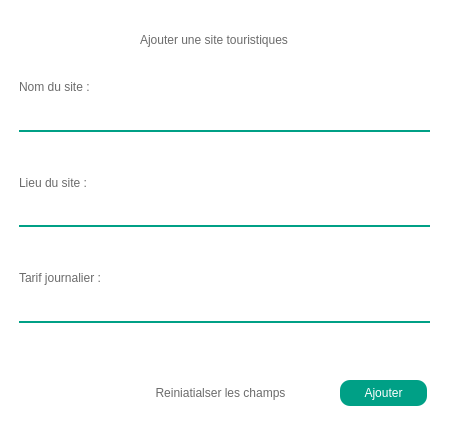
<?xml version="1.0" encoding="UTF-8"?>
<ui version="4.0">
 <class>addSiteBox</class>
 <widget class="QDialog" name="addSiteBox">
  <property name="geometry">
   <rect>
    <x>0</x>
    <y>0</y>
    <width>450</width>
    <height>430</height>
   </rect>
  </property>
  <property name="minimumSize">
   <size>
    <width>450</width>
    <height>430</height>
   </size>
  </property>
  <property name="maximumSize">
   <size>
    <width>450</width>
    <height>430</height>
   </size>
  </property>
  <property name="windowTitle">
   <string>Dialog</string>
  </property>
  <property name="styleSheet">
   <string notr="true">background-color: rgb(255, 255, 255);
color:#6b6b6b;
border:none;
border-radius:10px;</string>
  </property>
  <widget class="QPushButton" name="confirmAddSiteBtn">
   <property name="geometry">
    <rect>
     <x>340</x>
     <y>380</y>
     <width>87</width>
     <height>26</height>
    </rect>
   </property>
   <property name="styleSheet">
    <string notr="true">background-color:#00A086;
color: rgb(255, 255, 255);</string>
   </property>
   <property name="text">
    <string>Ajouter</string>
   </property>
  </widget>
  <widget class="QPushButton" name="Reset">
   <property name="geometry">
    <rect>
     <x>130</x>
     <y>380</y>
     <width>181</width>
     <height>26</height>
    </rect>
   </property>
   <property name="text">
    <string>Reiniatialser les champs</string>
   </property>
  </widget>
  <widget class="QWidget" name="verticalLayoutWidget">
   <property name="geometry">
    <rect>
     <x>19</x>
     <y>79</y>
     <width>411</width>
     <height>281</height>
    </rect>
   </property>
   <layout class="QVBoxLayout" name="verticalLayout">
    <item>
     <widget class="QLabel" name="label_2">
      <property name="text">
       <string>Nom du site :</string>
      </property>
     </widget>
    </item>
    <item>
     <widget class="QLineEdit" name="nomSiteEdit">
      <property name="styleSheet">
       <string notr="true">border-top:none;
                  border-left:none;
                  border-right:none;
                  border-bottom:1.5px solid #00a086;
                  margin-bottom:15px;
                  padding-bottom:5px;
                  min-height:24px;
border-radius:0;</string>
      </property>
     </widget>
    </item>
    <item>
     <widget class="QLabel" name="messageNom">
      <property name="styleSheet">
       <string notr="true">color: rgb(255, 0, 0);</string>
      </property>
      <property name="text">
       <string/>
      </property>
     </widget>
    </item>
    <item>
     <widget class="QLabel" name="label">
      <property name="text">
       <string>Lieu du site :</string>
      </property>
     </widget>
    </item>
    <item>
     <widget class="QLineEdit" name="lieuSiteEdit">
      <property name="styleSheet">
       <string notr="true">border-top:none;
                  border-left:none;
                  border-right:none;
                  border-bottom:1.5px solid #00a086;
                  margin-bottom:15px;
                  padding-bottom:5px;
                  min-height:24px;
border-radius:0;</string>
      </property>
     </widget>
    </item>
    <item>
     <widget class="QLabel" name="messageLieu">
      <property name="styleSheet">
       <string notr="true">color: rgb(255, 0, 0);</string>
      </property>
      <property name="text">
       <string/>
      </property>
     </widget>
    </item>
    <item>
     <widget class="QLabel" name="label_3">
      <property name="text">
       <string>Tarif journalier :</string>
      </property>
     </widget>
    </item>
    <item>
     <widget class="QLineEdit" name="tarifSiteEdit">
      <property name="styleSheet">
       <string notr="true">border-top:none;
                  border-left:none;
                  border-right:none;
                  border-bottom:1.5px solid #00a086;
                  margin-bottom:15px;
                  padding-bottom:5px;
                  min-height:24px;
border-radius:0;</string>
      </property>
     </widget>
    </item>
    <item>
     <widget class="QLabel" name="messagetarif">
      <property name="styleSheet">
       <string notr="true">color: rgb(255, 0, 0);</string>
      </property>
      <property name="text">
       <string/>
      </property>
     </widget>
    </item>
   </layout>
  </widget>
  <widget class="QLabel" name="label_4">
   <property name="geometry">
    <rect>
     <x>140</x>
     <y>30</y>
     <width>231</width>
     <height>20</height>
    </rect>
   </property>
   <property name="text">
    <string>Ajouter une site touristiques</string>
   </property>
  </widget>
  <widget class="Line" name="line">
   <property name="geometry">
    <rect>
     <x>20</x>
     <y>50</y>
     <width>411</width>
     <height>20</height>
    </rect>
   </property>
   <property name="orientation">
    <enum>Qt::Horizontal</enum>
   </property>
  </widget>
 </widget>
 <resources/>
 <connections/>
</ui>
